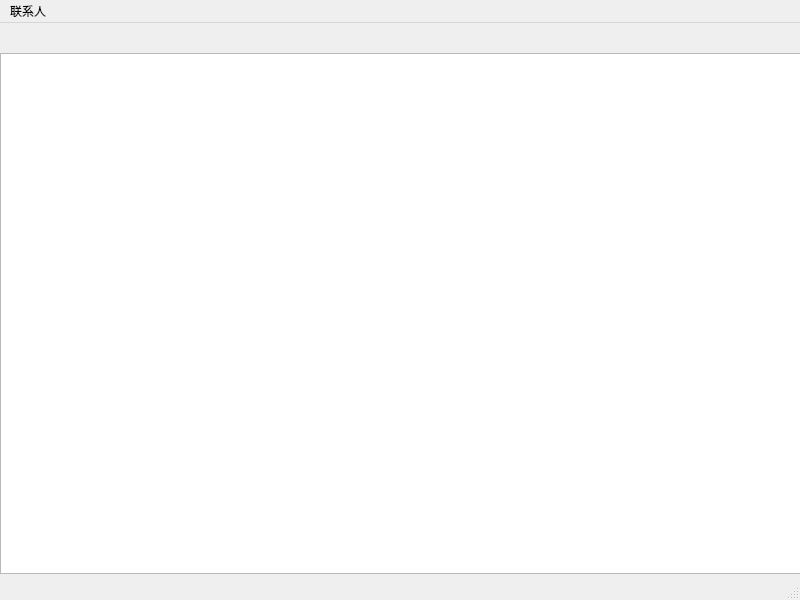
<?xml version="1.0" encoding="UTF-8"?>
<ui version="4.0">
 <class>MainWindow</class>
 <widget class="QMainWindow" name="MainWindow">
  <property name="geometry">
   <rect>
    <x>0</x>
    <y>0</y>
    <width>800</width>
    <height>600</height>
   </rect>
  </property>
  <property name="windowTitle">
   <string>MainWindow</string>
  </property>
  <widget class="QWidget" name="centralwidget">
   <widget class="QWidget" name="contentWidget" native="true">
    <property name="geometry">
     <rect>
      <x>0</x>
      <y>30</y>
      <width>801</width>
      <height>521</height>
     </rect>
    </property>
    <widget class="QTableWidget" name="tableWidget">
     <property name="geometry">
      <rect>
       <x>0</x>
       <y>0</y>
       <width>801</width>
       <height>521</height>
      </rect>
     </property>
    </widget>
   </widget>
   <widget class="QWidget" name="searchWidget" native="true">
    <property name="geometry">
     <rect>
      <x>0</x>
      <y>0</y>
      <width>801</width>
      <height>31</height>
     </rect>
    </property>
   </widget>
  </widget>
  <widget class="QMenuBar" name="menubar">
   <property name="geometry">
    <rect>
     <x>0</x>
     <y>0</y>
     <width>800</width>
     <height>23</height>
    </rect>
   </property>
   <widget class="QMenu" name="menu">
    <property name="title">
     <string>联系人</string>
    </property>
    <addaction name="actionadd"/>
    <addaction name="actionedit"/>
    <addaction name="actiondelete"/>
   </widget>
   <addaction name="menu"/>
  </widget>
  <widget class="QStatusBar" name="statusbar"/>
  <action name="actionadd">
   <property name="checkable">
    <bool>false</bool>
   </property>
   <property name="text">
    <string>add</string>
   </property>
  </action>
  <action name="actionedit">
   <property name="checkable">
    <bool>false</bool>
   </property>
   <property name="text">
    <string>edit</string>
   </property>
  </action>
  <action name="actiondelete">
   <property name="checkable">
    <bool>false</bool>
   </property>
   <property name="text">
    <string>delete</string>
   </property>
  </action>
 </widget>
 <resources/>
 <connections/>
</ui>
